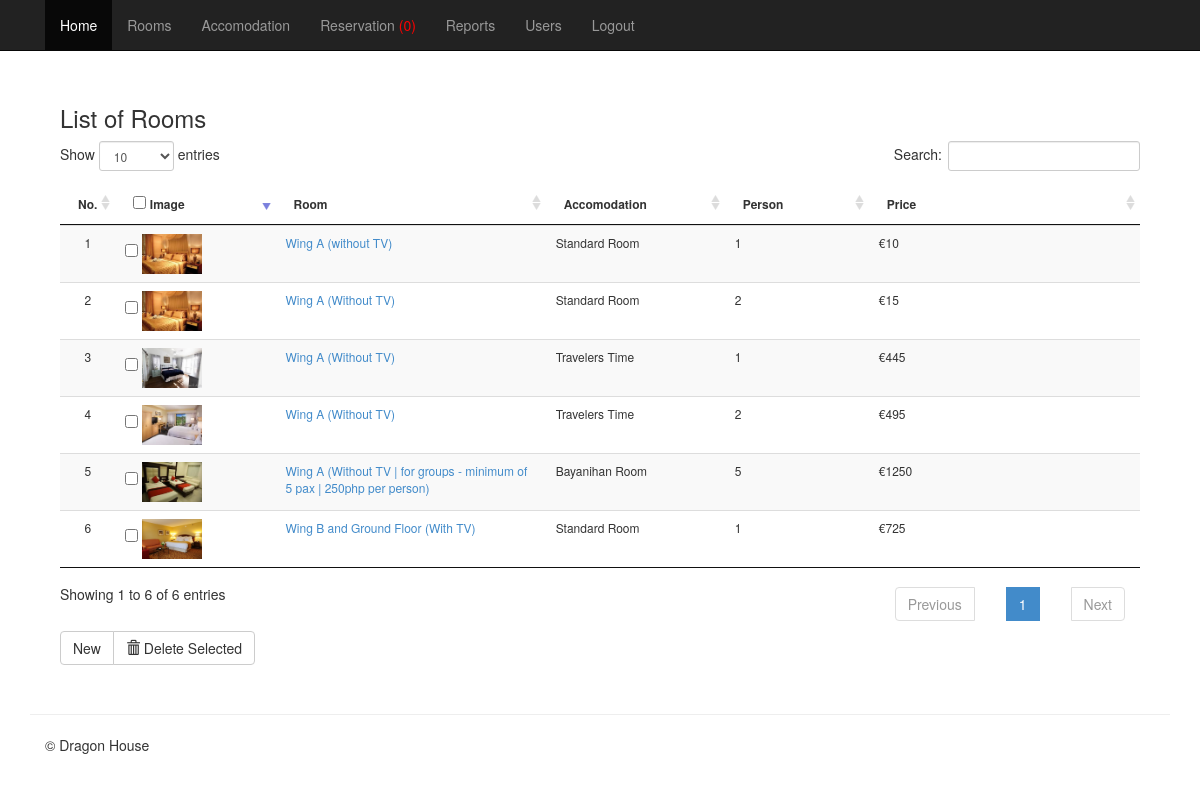
/admin/mod_room/index.php (signed in), run on the app's committed database.
### tables this page shows
CREATE TABLE IF NOT EXISTS `tblroom` (
  `ROOMID` int(11) NOT NULL AUTO_INCREMENT,
  `ROOMNUM` int(11) NOT NULL,
  `ACCOMID` int(11) NOT NULL,
  `ROOM` varchar(30) NOT NULL,
  `ROOMDESC` varchar(255) NOT NULL,
  `NUMPERSON` int(11) NOT NULL,
  `PRICE` double NOT NULL,
  `ROOMIMAGE` varchar(255) NOT NULL,
  `OROOMNUM` int(11) NOT NULL,
  `RoomTypeID` int(11) NOT NULL,
  PRIMARY KEY (`ROOMID`),
  KEY `ACCOMID` (`ACCOMID`)
);

CREATE TABLE IF NOT EXISTS `tblaccomodation` (
  `ACCOMID` int(11) NOT NULL AUTO_INCREMENT,
  `ACCOMODATION` varchar(30) NOT NULL,
  `ACCOMDESC` varchar(90) NOT NULL,
  PRIMARY KEY (`ACCOMID`)
);

### admin/mod_room/index.php (called while the page is built, shortened)
<?php
require_once("../../includes/initialize.php");
require_once '../themes/backendTemplate.php';
?>

### includes/functions.php (called while the page is built, shortened)
<?php
	function currentpage(){
		$this_page = $_SERVER['SCRIPT_NAME'];
	    $bits = explode('/',$this_page);
		 return $bits[3];
	}
?>

### includes/database.php (called while the page is built, shortened)
<?php
class Database {
	var $sql_string = '';
	private $conn;
	public function open_connection() {
		$this->conn = mysqli_connect(DB_SERVER,DB_USER,DB_PASS);
		if(!$this->conn){
			echo "Problem in database connection! Contact administrator!";
			exit();
		}else{
			$db_select = mysqli_select_db($this->conn,DB_NAME);
		}
	}
	function setQuery($sql='') {
		$this->sql_string=$sql;
	}
	function executeQuery() {
		$result = mysqli_query($this->conn,$this->sql_string);
		return $result;
	}
	private function confirm_query($result) {
		return $result;
	}
	function loadResultList( $key='' ) {
		$cur = $this->executeQuery();
		$array = array();
		while ($row = mysqli_fetch_object($cur)) {
			if ($key) {
				$array[$row->$key] = $row;
			} else {
				$array[] = $row;
			}
		}
		return $array;
	}
}
$mydb = new Database();
?>

### admin/mod_room/list.php (the view, shortened to what this page needs)
<div class="container">
			<div class="panel-body">
			<h3 align="left">List of Rooms</h3>
			    <form action="controller.php?action=delete" Method="POST">
				<table id="example" style="font-size:12px" class="table table-striped table-hover table-responsive"  cellspacing="0">
				  <thead>
				  	<tr  >
				  	<th>No.</th>
				  		<th align="left"  width="100">
				  		 <input type="checkbox" name="chkall" id="chkall" onclick="return checkall('selector[]');">
				  		Image</th>
				  		<th align="left"  width="200">Room</th>
				  		<th align="left" width="120">Accomodation</th>
				  		<th align="left" width="90">Person</th>
				  		<th align="left"  width="200">Price</th>
				  	</tr>
				  </thead>
				  <tbody>
				  	<?php
				  		$mydb->setQuery("SELECT *,ACCOMODATION FROM tblroom r, tblaccomodation a WHERE r.ACCOMID = a.ACCOMID ORDER BY  ROOMID ASC ");
				  		$cur = $mydb->loadResultList();
						foreach ($cur as $result) {
				  		echo '<tr>';
						echo '<td width="5%" align="center"></td>';
				  		echo '<td align="left"  width="120"><input type="checkbox" name="selector[]" id="selector[]" value="'.$result->ROOMID. '"/>
				  				<img src="'. $result->ROOMIMAGE.'" width="60" height="40" title="'. $result->ROOM .'"/></td>';
						echo '<td><a href="index.php?view=edit&id='.$result->ROOMID.'">'. $result->ROOM.' ('. $result->ROOMDESC.')</a></td>';
						echo '<td>'. $result->ACCOMODATION.'</td>';
				  		echo '<td>'. $result->NUMPERSON.'</td>';
				  		echo '<td> &euro;'. $result->PRICE.'</td>';
				  		echo '</tr>';
				  	}
				  	?>
				  </tbody>
				</table>
				<div class="btn-group">
				  <a href="index.php?view=add" class="btn btn-default">New</a>
				  <button type="submit" class="btn btn-default" name="delete"><span class="glyphicon glyphicon-trash"></span> Delete Selected</button>
				</div>
				</form>
	  		</div>
</div>

### admin/themes/backendTemplate.php (shortened to what this page needs)
<!DOCTYPE html>
<html lang="en">
<head>
<link href="<?php echo WEB_ROOT; ?>admin/css/bootstrap.min.css" rel="stylesheet">
<link href="<?php echo WEB_ROOT; ?>admin/css/dataTables.bootstrap.css" rel="stylesheet" media="screen">
<link rel="stylesheet" type="text/css" href="<?php echo WEB_ROOT; ?>admin/css/jquery.dataTables.css">
<link href="<?php echo WEB_ROOT; ?>admin/css/bootstrap-datetimepicker.min.css" rel="stylesheet" media="screen">
</head>
    <link href="<?php echo WEB_ROOT; ?>admin/css/offcanvas.css" rel="stylesheet">
<body>
	    <div class="navbar navbar-fixed-top navbar-inverse" role="navigation">
	      <div class="container">
	        <div class="collapse navbar-collapse">
	          <ul class="nav navbar-nav">
	            <li class="<?php echo (currentpage() == 'index.php') ? "active" : false;?>"><a href="<?php echo WEB_ROOT; ?>admin/index.php" >Home</a></li>
	            <li class="<?php echo (currentpage() == 'mod_room') ? "active" : false;?>"><a href="<?php echo WEB_ROOT; ?>admin/mod_room/index.php">Rooms</a></li>
	            <li class="<?php echo (currentpage() == 'mod_accomodation') ? "active" : false;?>"><a href="<?php echo WEB_ROOT; ?>admin/mod_accomodation/index.php">Accomodation</a></li>
	            <li class="<?php echo (currentpage() == 'mod_reservation') ? "active" : false;?>">
            	<?php
				$query = "SELECT count(*) as 'Total' FROM `tblpayment` WHERE `STATUS`='Pending'";
				$mydb->setQuery($query);
				$cur = $mydb->loadResultList();
				foreach ($cur as $result) {
				?>
	            <a href="<?php echo WEB_ROOT; ?>admin/mod_reservation/index.php">Reservation <?php  echo  isset($result->Total) ? '<span style="color:red">(' .$result->Total . ')</span>' : '';?> </a>
	              <?php
	            	}
	            ?>
	            </li>
	             <li class="<?php echo (currentpage() == 'mod_reports') ? "active" : false;?>"><a href="<?php echo WEB_ROOT; ?>admin/mod_reports/index.php">Reports</a></li>
	            <?php if($_SESSION['ADMIN_UROLE']=="Administrator"){ ?>
	             <li class="<?php echo (currentpage() == 'mod_users') ? "active" : false;?>"><a href="<?php echo WEB_ROOT; ?>admin/mod_users/index.php" >Users</a></li>
	             <?php } ?>
	            <li class="<?php echo (currentpage() == 'logout.php') ? "active" : false;?>"><a class="toggle-modal" href="#logout">Logout</a></li>
	          </ul>
	        </div>
	      </div>
	    </div>
<div class="container">
<?php require_once $content;?>
	<hr>
	     <footer>
        <p>&copy;
        	Dragon House
         </p>
      </footer>
</div>
</body>
</html>

### admin/css/offcanvas.css (style rules this page uses)
body { padding-top: 70px; }
footer { padding-left: 15px; padding-right: 15px; }

### data on the page
tblroom: ROOMIMAGE (picture), ROOM "Wing A", ROOMDESC "without TV", ACCOMID.ACCOMODATION "Standard Room", NUMPERSON "1", PRICE "10"
tblroom: ROOMIMAGE (picture), ROOM "Wing A", ROOMDESC "Without TV", ACCOMID.ACCOMODATION "Standard Room", NUMPERSON "2", PRICE "15"
tblroom: ROOMIMAGE (picture), ROOM "Wing A", ROOMDESC "Without TV", ACCOMID.ACCOMODATION "Travelers Time", NUMPERSON "1", PRICE "445"
tblroom: ROOMIMAGE (picture), ROOM "Wing A", ROOMDESC "Without TV", ACCOMID.ACCOMODATION "Travelers Time", NUMPERSON "2", PRICE "495"
tblroom: ROOMIMAGE (picture), ROOM "Wing A", ROOMDESC "Without TV | for groups - minimum of 5 pax | 250php per person", ACCOMID.ACCOMODATION "Bayanihan Room", NUMPERSON "5", PRICE "1250"
tblroom: ROOMIMAGE (picture), ROOM "Wing B and Ground Floor", ROOMDESC "With TV", ACCOMID.ACCOMODATION "Standard Room", NUMPERSON "1", PRICE "725"

### other printed values
$result->Total "0"
